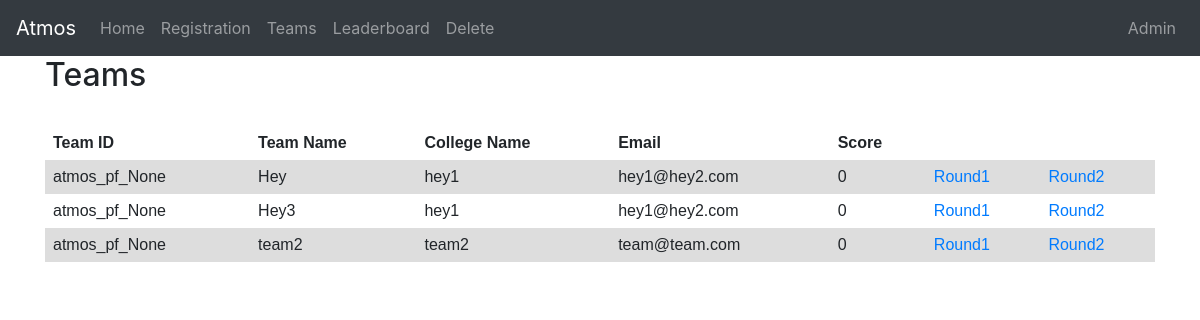
Page /teams/ on the earlier database version.
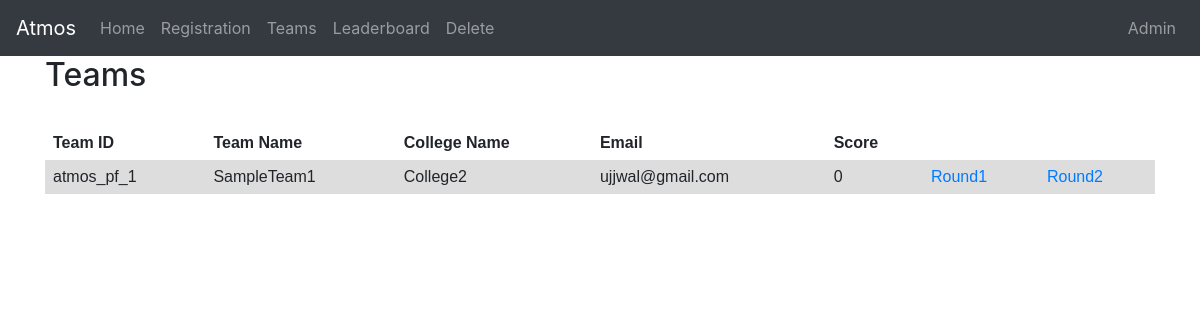
Same page on the later database version.
### portal/models.py (models this page shows, shortened)
class Team(models.Model):
    final_score = models.IntegerField(default=0)
    score1 = models.IntegerField(default=0)
    score2 = models.IntegerField(default=0)
    score3 = models.IntegerField(default=0)
    round1_done = models.BooleanField(default=False)
    round2_done = models.BooleanField(default=False)
    team_name = models.CharField(max_length=100, unique=True)
    college_name = models.CharField(max_length=100)
    email = models.EmailField()

### portal/views.py (the view)
# urls.py: path('teams/', views.teams, name='teams'),
def teams(request):
    teams = Team.objects.all()
    return render(
        request,
        'teams.html',
        context={'teams': teams}
    )

### portal/templates/teams.html (shortened to what this page needs)
{% extends "base.html" %}
{% block content %}
<div class="container">
<h2>Teams</h2>
<br>
<table>
	<tr>
		<th><b>Team ID</b></th>
		<th>Team Name</th>
		<th>College Name</th>
		<th>Email</th>
		<th>Score</th>
        <th></th>
        <th></th>
	</tr>
{% for team in teams %}
	<tr>
		<td>atmos_pf_{{team.pk}}</td>
		<td>{{team.team_name}}</td>
		<td>{{team.college_name}}</td>
		<td>{{team.email}}</td>
		<td>{{team.final_score}}</td>
        <td><a href="/round1/{{team.team_name}}/">Round1</a></td>
        <td><a href="/round2/{{team.team_name}}/">Round2</a></td>
	</tr>
{% endfor %}
</table>
</div>
{% endblock %}

### portal/templates/base.html (shortened to what this page needs)
  <link rel="stylesheet" href="https://maxcdn.bootstrapcdn.com/bootstrap/4.1.3/css/bootstrap.min.css">
<nav class="navbar navbar-expand-md bg-dark navbar-dark">
  <a class="navbar-brand" href="#">Atmos</a>
  <div class="collapse navbar-collapse" id="collapsibleNavbar">
    <ul class="navbar-nav">
      <li class="nav-item">
        <a class="nav-link" href="/">Home</a>
      </li>
      <li class="nav-item">
        <a class="nav-link" href="/registration">Registration</a>
      </li>
      <li class="nav-item">
        <a class="nav-link" href="/teams">Teams</a>
      </li>
      <li class="nav-item">
        <a class="nav-link" href="/leaderboard">Leaderboard</a>
      </li>
      <li class="nav-item">
        <a class="nav-link" href="/delete">Delete</a>
      </li>
    </ul>
    <ul class="navbar-nav ml-auto">
      <li class="nav-item">
        <a class="nav-link" href="/admin"> Admin</a>
      </li>
    </ul>
  </div>
</nav>
   {% block content %}{% endblock %}
</body>
</html>

### portal/templates/teams.html (style rules this page uses)
table { font-family: arial, sans-serif; font-weight: 100; border-collapse: collapse; width: 100%; }
td { border: 1px ; text-align: left; padding: 8px; font-style: normal; font-weight: 100; }
th { border: 1px ; text-align: left; padding: 8px; font-style: normal; }
tr:nth-child(even) { background-color: #dddddd; font-weight: 100; }

Differences in the rows shown:
removed Team: pk "None", team_name "Hey", college_name "hey1", email "hey1@hey2.com", final_score "0"
removed Team: pk "None", team_name "Hey3", college_name "hey1", email "hey1@hey2.com", final_score "0"
removed Team: pk "None", team_name "team2", college_name "team2", email "team@team.com", final_score "0"
added Team: pk "1", team_name "SampleTeam1", college_name "College2", email "ujjwal@gmail.com", final_score "0"
